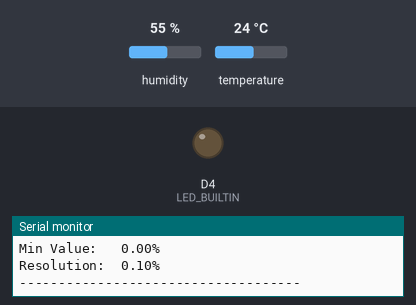
Bench run of a sketch on a simulated ESP8266 (NodeMCU). Shown: output pins drawn as LEDs (lit = HIGH, except the on-board LED, lit = LOW), the last lines printed to the serial monitor. The inputs (shaded band) are chosen by the test bench; at power-on: humidity 55 %, temperature 24 °C.

Above: at 1.0 s.
At 4.5 s:
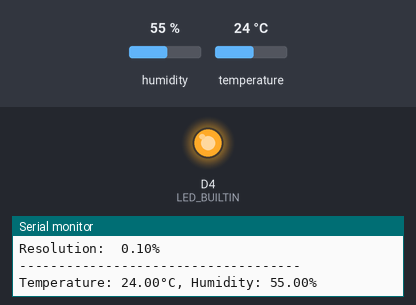
Timing chart, 0 to 9.2 s (numbered marks = the images above):
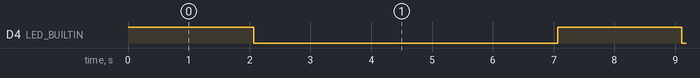

Measured:
- by itself, D4 (LED_BUILTIN): alternates HIGH for 2.0 s and LOW for 5.0 s

The sketch:

DHT_Unified_Sensor.ino
```cpp
#include <Adafruit_Sensor.h>
#include <DHT.h>
#include <DHT_U.h>
#include "NTPClient.h"
#include <ESP8266WiFi.h>
#include <WiFiUdp.h>

#define DHTPIN    D5     // Digital pin connected to the DHT sensor
#define DHTTYPE   DHT22     // DHT 22 (AM2302)

// See guide for details on sensor wiring and usage:
//   https://learn.adafruit.com/dht/overview

DHT_Unified dht(DHTPIN, DHTTYPE);

uint32_t delayMS;

const char *ssid     = "dsr2g";
const char *password = "12345678";

WiFiUDP ntpUDP;
NTPClient timeClient(ntpUDP);

void setup() {
  Serial.begin(115200);
  pinMode(LED_BUILTIN, OUTPUT);
  digitalWrite(LED_BUILTIN, HIGH);
  // Initialize the LED_BUILTIN pin as an output

  // Initialize device.
  dht.begin();
  Serial.println(F("DHTxx Unified Sensor Example"));
  // Print temperature sensor details.
  sensor_t sensor;
  dht.temperature().getSensor(&sensor);
  Serial.println(F("------------------------------------"));
  Serial.println(F("Temperature Sensor"));
  Serial.print  (F("Sensor Type: ")); Serial.println(sensor.name);
  Serial.print  (F("Driver Ver:  ")); Serial.println(sensor.version);
  Serial.print  (F("Unique ID:   ")); Serial.println(sensor.sensor_id);
  Serial.print  (F("Max Value:   ")); Serial.print(sensor.max_value); Serial.println(F("°C"));
  Serial.print  (F("Min Value:   ")); Serial.print(sensor.min_value); Serial.println(F("°C"));
  Serial.print  (F("Resolution:  ")); Serial.print(sensor.resolution); Serial.println(F("°C"));
  Serial.println(F("------------------------------------"));
  // Print humidity sensor details.
  dht.humidity().getSensor(&sensor);
  Serial.println(F("Humidity Sensor"));
  Serial.print  (F("Sensor Type: ")); Serial.println(sensor.name);
  Serial.print  (F("Driver Ver:  ")); Serial.println(sensor.version);
  Serial.print  (F("Unique ID:   ")); Serial.println(sensor.sensor_id);
  Serial.print  (F("Max Value:   ")); Serial.print(sensor.max_value); Serial.println(F("%"));
  Serial.print  (F("Min Value:   ")); Serial.print(sensor.min_value); Serial.println(F("%"));
  Serial.print  (F("Resolution:  ")); Serial.print(sensor.resolution); Serial.println(F("%"));
  Serial.println(F("------------------------------------"));
  // Set delay between sensor readings based on sensor details.
  delayMS = sensor.min_delay / 1000;
}

void loop() {

  digitalWrite(LED_BUILTIN, HIGH);
  Serial.println(F("DHTxx Unified Sensor Example"));
  // Print temperature sensor details.
  sensor_t sensor;
  dht.temperature().getSensor(&sensor);
  Serial.println(F("------------------------------------"));
  Serial.println(F("Temperature Sensor"));
  Serial.print  (F("Sensor Type: ")); Serial.println(sensor.name);
  Serial.print  (F("Driver Ver:  ")); Serial.println(sensor.version);
  Serial.print  (F("Unique ID:   ")); Serial.println(sensor.sensor_id);
  Serial.print  (F("Max Value:   ")); Serial.print(sensor.max_value); Serial.println(F("°C"));
  Serial.print  (F("Min Value:   ")); Serial.print(sensor.min_value); Serial.println(F("°C"));
  Serial.print  (F("Resolution:  ")); Serial.print(sensor.resolution); Serial.println(F("°C"));
  Serial.println(F("------------------------------------"));
  // Print humidity sensor details.
  dht.humidity().getSensor(&sensor);
  Serial.println(F("Humidity Sensor"));
  Serial.print  (F("Sensor Type: ")); Serial.println(sensor.name);
  Serial.print  (F("Driver Ver:  ")); Serial.println(sensor.version);
  Serial.print  (F("Unique ID:   ")); Serial.println(sensor.sensor_id);
  Serial.print  (F("Max Value:   ")); Serial.print(sensor.max_value); Serial.println(F("%"));
  Serial.print  (F("Min Value:   ")); Serial.print(sensor.min_value); Serial.println(F("%"));
  Serial.print  (F("Resolution:  ")); Serial.print(sensor.resolution); Serial.println(F("%"));
  Serial.println(F("------------------------------------"));

  // Delay between measurements.
  delay(delayMS);
  // Get temperature event and print its value.
  sensors_event_t event;
  dht.temperature().getEvent(&event);
  if (isnan(event.temperature)) {
    Serial.println(F("Error reading temperature!"));
  }
  else {
    Serial.print(F("Temperature: "));
    Serial.print(event.temperature);
    Serial.print(F("°C, "));
  }
  // Get humidity event and print its value.
  dht.humidity().getEvent(&event);
  if (isnan(event.relative_humidity)) {
    Serial.println(F("Error reading humidity!"));
  }
  else {
    Serial.print(F("Humidity: "));
    Serial.print(event.relative_humidity);
    Serial.println(F("%"));
  }
  digitalWrite(LED_BUILTIN, LOW);

  delay(5000);

}
```
